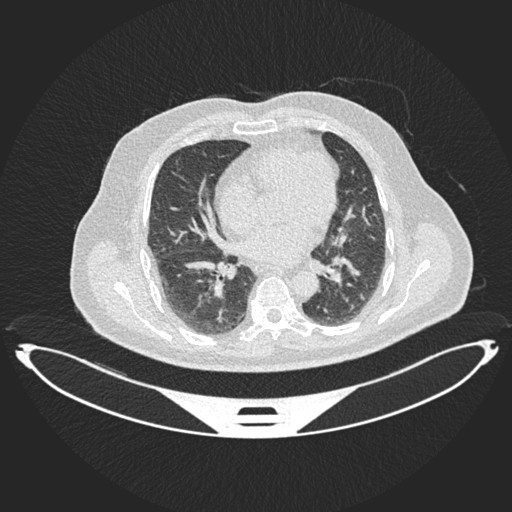
#> input picture Lung Cancer Detection/data/Benign cases/Bengin case (1).jpg, 512 x 512 px, found by its file name; its folder holds only this picture in this run
$ jupyter execute --allow-errors cancer_omdena.ipynb
#> lines starting #> are read from the running program, lines starting #| are printed output that depends on the picture
#> further down, img is the input picture: shape (512, 512); min 37, max 255, mean 96.9
#> pass 2 of the loop `for i in categories:`:
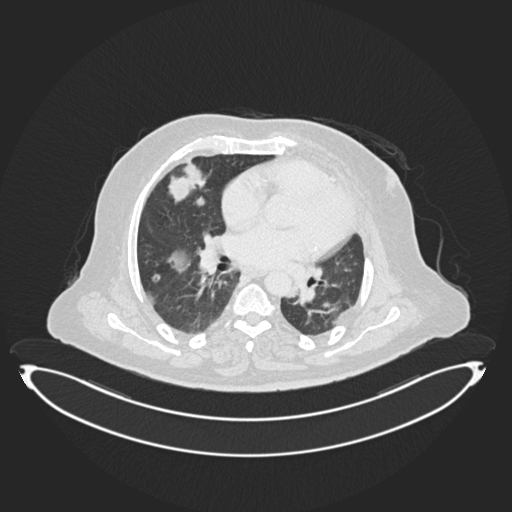
#> input picture Lung Cancer Detection/data/Malignant cases/Malignant case (102).jpg, 512 x 512 px, found by its file name
#> img is the input picture: shape (512, 512); min 37, max 255, mean 92.4
#> `img = cv2.resize(img, (img_size, img_size))`:
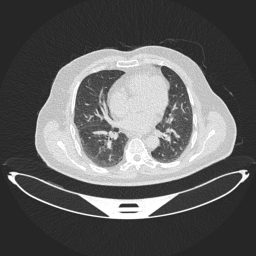
#> img: shape (256, 256); min 38, max 255, mean 97
#> pass 2 of the loop `for i in categories:`:
#> `img = cv2.resize(img, (img_size, img_size))`:
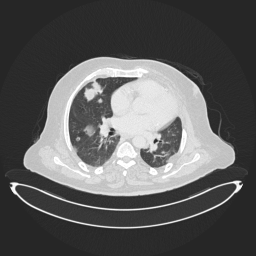
#> img: shape (256, 256); min 37, max 255, mean 92.5
[cell 1]
import os
import pandas as pd
import numpy as np
np.random.seed(42)
import matplotlib.pyplot as plt

from PIL import Image
import cv2
import imageio
import random
from collections import Counter

from sklearn.model_selection import train_test_split
from sklearn.metrics import accuracy_score, recall_score, precision_score

[cell 2]
directory = r"C:\Users\dorsa\PROJECTS\Machine-Learning-Projects\Lung Cancer Detection\data"
categories = ['Benign cases', 'Malignant cases', 'Normal cases']

Check access to data

#> (a cell that did not finish here is left out)

Preparing data

[cell 4]
data = []
img_size = 256

#> (the rest of this cell did not finish here and is left out)

[cell 5]
X, y = [], []
for feature, label in data:
    X.append(feature)
    y.append(label)
#> this loop made 2 passes
#> label on passes 1 to 2: 0, 1
#> after the loop, X = 2 items; y = [0, 1]

print('X length:', len(X))
#| X length: 2
print('y counts:', Counter(y))
#| y counts: Counter({0: 1, 1: 1})
